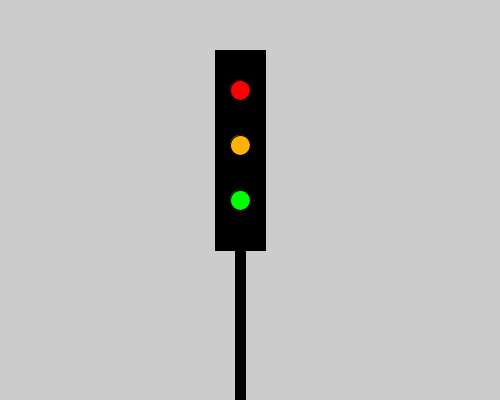
Frame 1 (no input)
Frame 60 (the mouse pressed at the canvas centre just before this capture): identical to frame 1, image omitted
Frame 120 (the mouse held since frame 60 and released just before this capture): identical to frame 1, image omitted

The Processing sketch that drew this single still picture (run headless with seeded random() and noise(); from frame 60 on, the mouse is pressed at the canvas centre):

// Processing sketch: processing_106669
// ── processing_106669.pde

int counter;
 
 
void setup() {  //setup function called initially, only once
  size(500, 400);
  }
 
 
void draw() {  //draw function loops 
 
     fill(0, 0, 0);

    rect(215, 50, 50, 200);
 
     fill(255,0,0);
 
    ellipse(240,90,20,20);
 
    fill(0,255,0);
 
    ellipse(240,200,20,20);
    
    fill(255,178,0);
 
    ellipse(240,145,20,20);
    
    fill(0, 0, 0);

    rect(235, 250, 10, 200);
    
   
 
 
 
}
